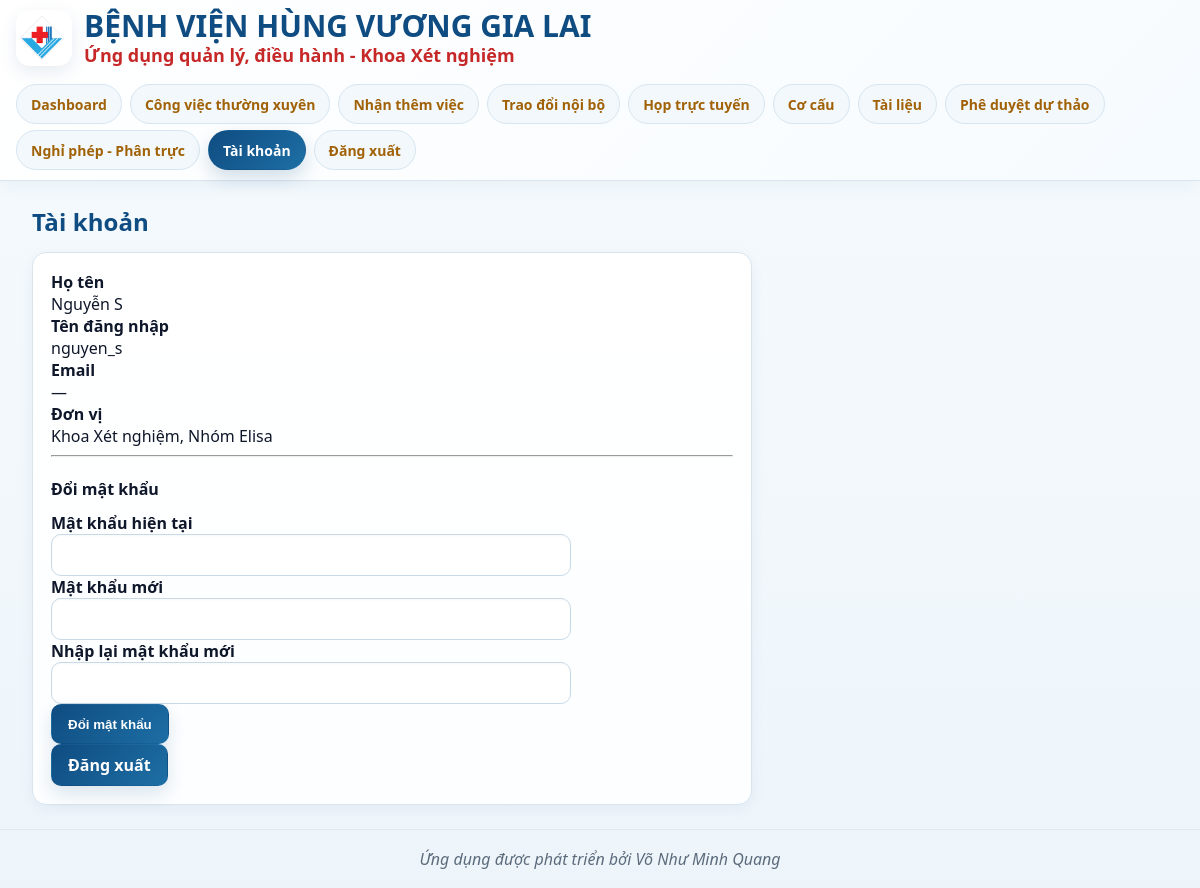
Screenshot of /account (signed in) with the database file from the repository.
### app/models.py (models this page shows)
class Users(Base):
    __tablename__ = "users"
    id = Column(String, primary_key=True, default=lambda: str(uuid.uuid4()))
    username = Column(String, unique=True, nullable=False, index=True)
    full_name = Column(String)
    email = Column(String)
    phone = Column(String)
    password_hash = Column(String, nullable=False)
    status = Column(Enum(UserStatus), nullable=False, default=UserStatus.PENDING_APPROVAL)
    created_at = Column(DateTime, default=datetime.utcnow)
    pin_hash = Column(String, nullable=True)
    pin_updated_at = Column(DateTime, nullable=True)
    memberships = relationship("UserUnitMemberships", back_populates="user", cascade="all, delete-orphan")
    user_roles = relationship("UserRoles", back_populates="user", cascade="all, delete-orphan")

### app/routers/account.py (the view)
@router.get("/account")
def my_account(request: Request, db: Session = Depends(get_db)):
    user = login_required(request, db)
    return templates.TemplateResponse("account.html", {
        "request": request,
        "app_name": settings.APP_NAME,
        "company_name": settings.COMPANY_NAME,
        "user": user
    })

### app/templates/account.html (shortened to what this page needs)
{% extends "base.html" %}
{% block content %}
<div class="container">
  <h2>Tài khoản</h2>
  {% set u = (user if (user is defined and user) else (current_user if (current_user is defined and current_user) else None)) %}
  <div class="card" style="max-width:720px;">
    <div class="card-body">
      <div class="row">
        <div class="col-6"><strong>Họ tên</strong></div>
        <div class="col-6">
          {{ (u.full_name if u is not none and u.full_name else (u.name if u is not none and u.name else '—')) }}
        </div>
      </div>
      <div class="row mt-2">
        <div class="col-6"><strong>Tên đăng nhập</strong></div>
        <div class="col-6">{{ u.username if u is not none and u.username else '—' }}</div>
      </div>
      <div class="row mt-2">
        <div class="col-6"><strong>Email</strong></div>
        <div class="col-6">{{ u.email if u is not none and u.email else '—' }}</div>
      </div>
      <div class="row mt-2">
        <div class="col-6"><strong>Đơn vị</strong></div>
        <div class="col-6">
          {% set _units = (user_unit_names(u.id) if (u is not none and u.id is not none) else []) %}
          {{ _units|join(', ') if _units else '—' }}
        </div>
      </div>
      <hr class="my-4">
      <h4 style="margin-bottom:12px;">Đổi mật khẩu</h4>
      <form method="post" action="/account/change-password" style="max-width:520px;">
        <div class="row mt-2">
          <div class="col-6"><strong>Mật khẩu hiện tại</strong></div>
          <div class="col-6">
            <input type="password" name="current_password" required style="width:100%; padding:8px;">
          </div>
        </div>
        <div class="row mt-2">
          <div class="col-6"><strong>Mật khẩu mới</strong></div>
          <div class="col-6">
            <input type="password" name="new_password" required style="width:100%; padding:8px;">
          </div>
        </div>
        <div class="row mt-2">
          <div class="col-6"><strong>Nhập lại mật khẩu mới</strong></div>
          <div class="col-6">
            <input type="password" name="confirm_new_password" required style="width:100%; padding:8px;">
          </div>
        </div>
        <div class="mt-3">
          <button type="submit" class="btn btn-primary">Đổi mật khẩu</button>
        </div>
      </form>
      <div class="mt-3">
        <a class="btn btn-outline-secondary" href="/auth/logout">Đăng xuất</a>
      </div>
    </div>
  </div>
</div>
{% endblock %}

### app/static/css/styles.css (style rules this page uses)
:root { --blue: #1E40AF; --blue-strong: #1E3A8A; --amber: #D97706; --red: #DC2626; --bg: #F4F6FA; --text: #111827; --muted: #6B7280; --border: #E5E7EB; }
* { box-sizing: border-box; }
html, body { height: 100%; }
body { margin:0; font-family: system-ui, -apple-system, Segoe UI, Roboto, Helvetica, Arial, sans-serif; background: var(--bg); color: var(--text); }
.container { max-width:1100px; margin:20px auto; padding:0 16px; }
.card { background:#fff; border:1px solid var(--border); border-radius:12px; padding:16px; box-shadow: 0 4px 10px rgba(0,0,0,0.04); }
.btn.btn-primary { padding:8px 14px; border-radius:8px; background:#4338CA; color:#fff; border:0; cursor:pointer; font-weight:700; }
:root { --medical-primary: #0F4C81; --medical-primary-2: #1D6FA5; --medical-accent: #0E7490; --medical-soft: #EAF4FB; --medical-soft-2: #F4FAFD; --medical-success: #15803D; --medical-warning: #B45309; --medical-danger: #B91C1C; --medical-text: #0F172A; --medical-muted: #475569; --medical-border: #D8E4EE; --medical-shadow: 0 10px 30px rgba(15, 76, 129, 0.08); --medical-shadow-soft: 0 4px 14px rgba(15, 76, 129, 0.06); --medical-radius: 14px; }
body.app-shell { background: linear-gradient(180deg, #F5FAFD 0%, #EEF5FA 100%); color: var(--medical-text); }
body.app-shell .container { max-width: 1320px; margin-top: 24px; margin-bottom: 24px; }
body.app-shell .card, body.app-shell .panel-card, body.app-shell .section-card, body.app-shell .content-card { background: linear-gradient(180deg, #FFFFFF 0%, #FCFEFF 100%); border: 1px solid var(--medical-border); border-radius: var(--medical-radius); box-shadow: var(--medical-shadow-soft); }
body.app-shell .card { padding: 18px; }
body.app-shell h1, body.app-shell h2, body.app-shell h3 { color: var(--medical-primary); letter-spacing: 0.1px; }
body.app-shell h2 { margin-top: 0; margin-bottom: 14px; font-size: 24px; font-weight: 800; }
body.app-shell main.container input:not([type="checkbox"]):not([type="radio"]):not([type="file"]), body.app-shell main.container select, body.app-shell main.container textarea { width: 100%; min-height: 42px; padding: 10px 12px; border: 1px solid #C9DAE7; border-radius: 10px; background: #FFFFFF; color: var(--medical-text); font-size: 14px; line-height: 1.4; outline: none; box-shadow: inset 0 1px 2px rgba(15, 23, 42, 0.03); transition: border-color 0.18s ease, box-shadow 0.18s ease, background 0.18s ease; }
body.app-shell main.container button, body.app-shell main.container .btn, body.app-shell main.container a.btn { display: inline-flex; align-items: center; justify-content: center; gap: 8px; min-height: 40px; padding: 9px 16px; border-radius: 10px; border: 1px solid transparent; background: linear-gradient(135deg, var(--medical-primary) 0%, var(--medical-primary-2) 100%); color: #FFFFFF; font-weight: 700; text-decoration: none; cursor: pointer; transition: all 0.18s ease; box-shadow: 0 8px 18px rgba(15, 76, 129, 0.14); }
body.app-shell main.container .btn-secondary, body.app-shell main.container .btn-outline-secondary, body.app-shell main.container .btn-light { background: #FFFFFF; color: var(--medical-primary); border-color: #C9DAE7; box-shadow: none; }

### rows the page displays
Users: full_name "Nguyễn S", username "nguyen_s", email "—"

### other values shown
{{ company_name }} "BỆNH VIỆN HÙNG VƯƠNG GIA LAI"
{{ app_name }} "Ứng dụng quản lý, điều hành - Khoa Xét nghiệm"
{{ _units|join(', ') if _units else '—' }} "Khoa Xét nghiệm, Nhóm Elisa"
